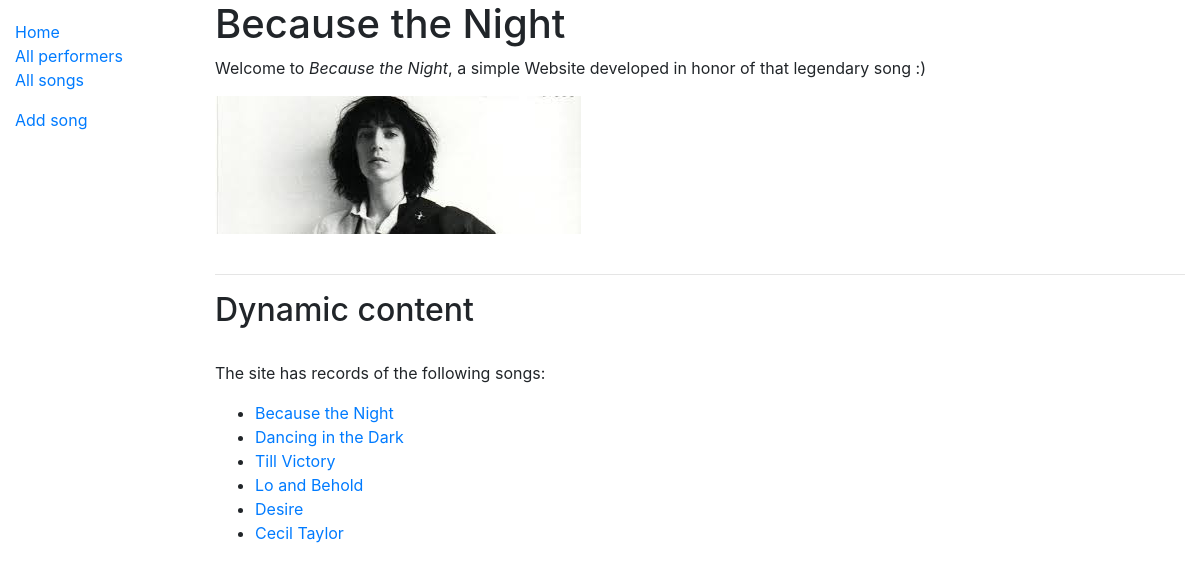
/music/songs/, run on an earlier commit of the app's database.
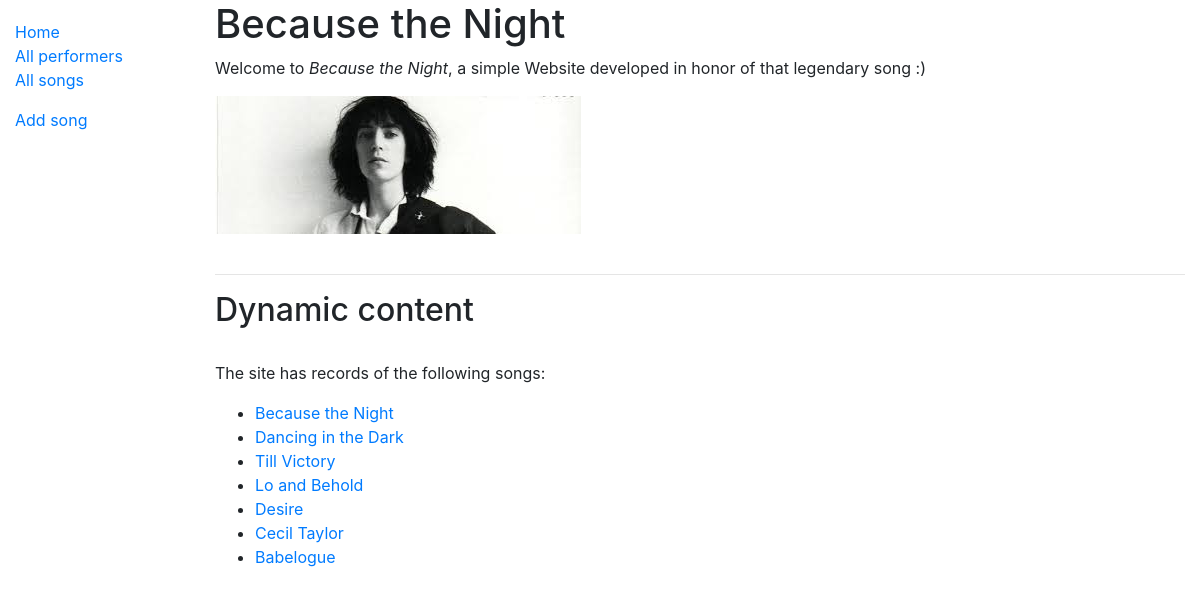
And on a later commit of the database.
### music/models.py (models this page shows, shortened)
class Song(models.Model):
    title = models.CharField(max_length=100)
    time = models.TimeField(null=True, blank=True,
                            default=datetime.time(minute=3, second=0))
    performer = models.ForeignKey(Performer,
                                  on_delete=models.SET_NULL,
                                  null=True, blank=True)
    release_date = models.DateField(null=True, blank=True)

### music/views.py (the view)
# urls.py: path('songs/', views.SongListView.as_view(), name='song-list')
class SongListView(generic.ListView):
    model = Song
    template_name = 'music/song_list.html'
    def get_queryset(self):                     # get list by overriding ListView.get_queryset(); this is typically done
        return Song.objects.all()               # get all songs initially; objects.filter(...) can be used later

### templates/music/song_list.html
{% extends "base_generic.html" %}
{% block sidebar %}
    {% include 'music/common_sidebar.html' %}
    <p><a href="{% url 'song_create' %}">Add song</a></p>
{% endblock %}
{% block content %}
    {% include 'music/common.html' %}
    {% if song_list %}
        <p>The site has records of the following songs:</p>
        <ul>
        {% for song in song_list %}
            <li><a href="{% url 'song-detail' song.pk %}">{{ song.title }}</a></li>
        {% endfor %}
        </ul>
    {% else %}
        <p>No songs are available.</p>
    {% endif %}
{% endblock %}

What changed in the data, as far as the page shows it:
added Song: title "Babelogue"
